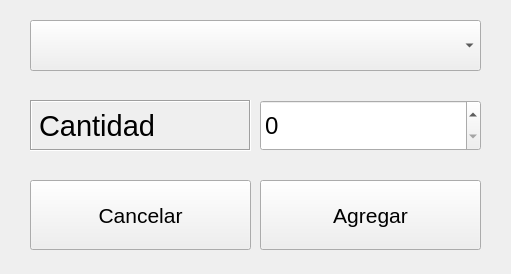
<?xml version="1.0" encoding="UTF-8"?>
<ui version="4.0">
 <class>MainWindow</class>
 <widget class="QMainWindow" name="MainWindow">
  <property name="enabled">
   <bool>true</bool>
  </property>
  <property name="geometry">
   <rect>
    <x>0</x>
    <y>0</y>
    <width>511</width>
    <height>274</height>
   </rect>
  </property>
  <property name="windowTitle">
   <string>MainWindow</string>
  </property>
  <widget class="QWidget" name="centralwidget">
   <widget class="QPushButton" name="pushButton">
    <property name="geometry">
     <rect>
      <x>260</x>
      <y>180</y>
      <width>221</width>
      <height>70</height>
     </rect>
    </property>
    <property name="font">
     <font>
      <pointsize>16</pointsize>
     </font>
    </property>
    <property name="text">
     <string>Agregar</string>
    </property>
   </widget>
   <widget class="QSpinBox" name="spinBox_2">
    <property name="geometry">
     <rect>
      <x>260</x>
      <y>100</y>
      <width>221</width>
      <height>51</height>
     </rect>
    </property>
    <property name="font">
     <font>
      <pointsize>18</pointsize>
     </font>
    </property>
    <property name="maximum">
     <number>100</number>
    </property>
   </widget>
   <widget class="QLabel" name="label_12">
    <property name="geometry">
     <rect>
      <x>30</x>
      <y>100</y>
      <width>221</width>
      <height>51</height>
     </rect>
    </property>
    <property name="font">
     <font>
      <pointsize>22</pointsize>
     </font>
    </property>
    <property name="frameShape">
     <enum>QFrame::Box</enum>
    </property>
    <property name="frameShadow">
     <enum>QFrame::Sunken</enum>
    </property>
    <property name="lineWidth">
     <number>1</number>
    </property>
    <property name="text">
     <string>Cantidad</string>
    </property>
   </widget>
   <widget class="QComboBox" name="comboBox_2">
    <property name="geometry">
     <rect>
      <x>30</x>
      <y>20</y>
      <width>451</width>
      <height>51</height>
     </rect>
    </property>
    <property name="font">
     <font>
      <pointsize>18</pointsize>
     </font>
    </property>
   </widget>
   <widget class="QPushButton" name="pushButton_2">
    <property name="geometry">
     <rect>
      <x>30</x>
      <y>180</y>
      <width>221</width>
      <height>70</height>
     </rect>
    </property>
    <property name="font">
     <font>
      <pointsize>16</pointsize>
     </font>
    </property>
    <property name="text">
     <string>Cancelar</string>
    </property>
   </widget>
  </widget>
 </widget>
 <resources>
  <include location="../img/logo.qrc"/>
 </resources>
 <connections/>
</ui>
